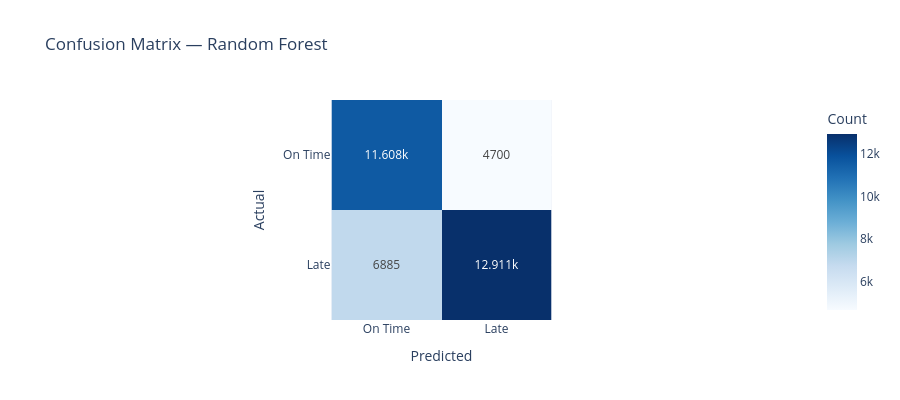

This figure's notebook cell:
### Code cell
# ── Confusion Matrix for best model ───────────────────────────
# Pick best model by ROC-AUC
best_model_name = max(results, key=lambda x: results[x]['roc_auc'])
best_result     = results[best_model_name]
print(f'Best model: {best_model_name}')

cm = confusion_matrix(y_test, best_result['y_pred'])

fig = px.imshow(
    cm,
    labels=dict(x='Predicted', y='Actual', color='Count'),
    x=['On Time', 'Late'],
    y=['On Time', 'Late'],
    color_continuous_scale='Blues',
    text_auto=True,
    title=f'Confusion Matrix — {best_model_name}'
)
fig.update_layout(height=400)
fig.write_html('../outputs/chart_confusion_matrix.html')
fig.show()
print('Confusion matrix saved ✓')

### Figure 1 — Plotly figure (JSON) as saved in the notebook; plotly's stock layout.template omitted (floating-point values rounded to 4 significant figures)
{"data": [{"coloraxis": "coloraxis", "hovertemplate": "Predicted: %{x}<br>Actual: %{y}<br>Count: %{z}<extra></extra>", "name": "0", "texttemplate": "%{z}", "type": "heatmap", "x": ["On Time", "Late"], "xaxis": "x", "y": ["On Time", "Late"], "yaxis": "y", "z": [[11608, 4700], [6885, 12911]]}], "layout": {"coloraxis": {"colorbar": {"title": {"text": "Count"}}, "colorscale": [[0, "rgb(247,251,255)"], [0.125, "rgb(222,235,247)"], [0.25, "rgb(198,219,239)"], [0.375, "rgb(158,202,225)"], [0.5, "rgb(107,174,214)"], [0.625, "rgb(66,146,198)"], [0.75, "rgb(33,113,181)"], [0.875, "rgb(8,81,156)"], [1, "rgb(8,48,107)"]]}, "height": 400, "title": {"text": "Confusion Matrix — Random Forest"}, "xaxis": {"anchor": "y", "constrain": "domain", "domain": [0, 1], "scaleanchor": "y", "title": {"text": "Predicted"}}, "yaxis": {"anchor": "x", "autorange": "reversed", "constrain": "domain", "domain": [0, 1], "title": {"text": "Actual"}}}}
